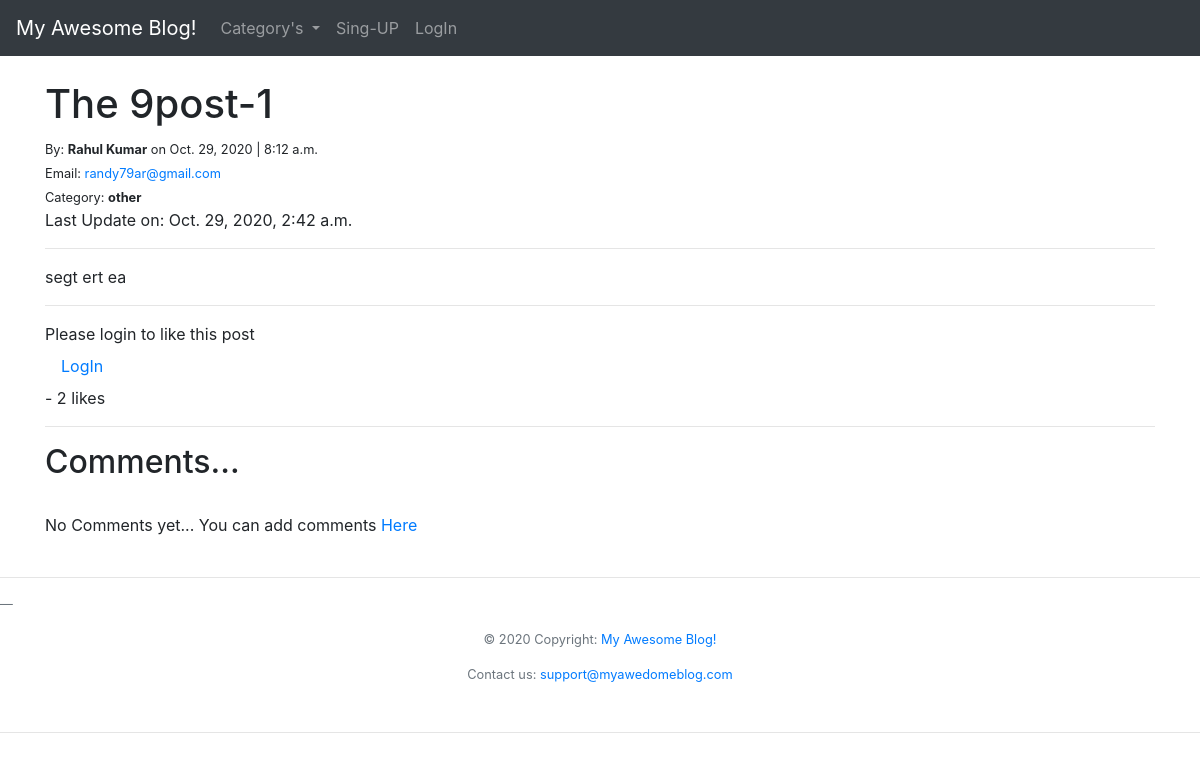
/article/23, run on the app's committed database.
### theblog/models.py (models this page shows, shortened)
class Post(models.Model):
    title = models.CharField(max_length=255)
    title_tag = models.CharField(max_length=255)
    author = models.ForeignKey(User, on_delete=models.CASCADE)
    body = models.TextField(max_length=10000)
    post_date = models.DateField(auto_now_add=True)
    post_time = models.TimeField(auto_now_add=True)
    update_time = models.DateTimeField(auto_now=True)
    category = models.CharField(max_length=255, default='other')
    likes = models.ManyToManyField(User, related_name='blog_post')
    def total_likes(self):
        return self.likes.count()

### theblog/views.py (the view)
class ArticleDetailView(DetailView):
    model = Post
    template_name = 'article_details.html'
    def get_context_data(self, *args, **kwargs):
        cat_menu = Category.objects.all()
        context = super(ArticleDetailView, self).get_context_data(*args, **kwargs)
        stuff = get_object_or_404(Post, id=self.kwargs['pk'])
        total_likes = stuff.total_likes()
        liked = False
        if stuff.likes.filter(id=self.request.user.id):
            liked = True
        context["cat_menu"] = cat_menu
        context["total_likes"] = total_likes
        context["liked"] = liked
        return context

### theblog/models.py (called while the page is built)
    def __str__(self):
        return self.name

### theblog/templates/article_details.html (shortened to what this page needs)
<!doctype html>
<html lang="en">
<head>
</head>
<body>
<div>
    {% extends 'base.html' %}
    {% block content %}
        <h1>{{ post.title }}-{{ post.author.id }}</h1>
        {% if post.author.first_name != null %}
            <small> By: <strong>{{ post.author.first_name }} {{ post.author.last_name }}</strong> on {{ post.post_date }}
                | {{ post.post_time }}</small><br>
        {% else %}
            <small>By: {{ post.author.username }}</small>
        {% endif %}
        <small>Email: <a href="{{ post.author.email }}" target="_blank">{{ post.author.email }}</a></small>
        <br>
        <small>Category: <strong>{{ post.category }}</strong> </small>
        <p>Last Update on: {{ post.update_time }}</p>
        <hr>
        <p>{{ post.body|safe }}</p>
        <hr>
        {% if user.is_authenticated %}
            {% if user.id == post.author.id %}
                <a href="{% url 'update_post' post.pk %}">
                    <button type="button" class="btn btn-secondary">Edit</button>
                </a>
                <a href="{% url 'delete_post' post.pk %}">
                    <button type="button" class="btn btn-danger">Delete</button>
                </a>
            {% endif %}
            <a href="{% url 'home' %}">
                <button type="button" class="btn btn-secondary">Home</button>
            </a>
            <hr>
            <div>
            <form action="{% url 'like_post' post.pk %}">
                {% csrf_token %}
                {% if liked %}
                    <button class="btn btn-danger" type="submit" name="post_id" value="{{ post.id }}">UnLike</button>
                {% else %}
                    <button class="btn btn-primary" type="submit" name="post_id" value="{{ post.id }}">Like</button>
                {% endif %}
            </form>
            </div>
        {% else %}
            <div>Please login to like this post
                <a class="nav-link" href="{% url 'login' %}">LogIn</a></div>
        {% endif %}
        <div>- {{ total_likes }} likes</div>
        <hr>
        <h2>Comments...</h2><br>
        {% if not post.comments.all %}
            No Comments yet... You can add comments <a href="#">Here</a>
        {% endif %}
    {% endblock %}

### data on the page
Post: title "The 9post", author.id "1", author.first_name "Rahul", author.last_name "Kumar", post_date "Oct. 29, 2020", post_time "8:12 a.m.", author.email "randy79ar@gmail.com", category "other", update_time "Oct. 29, 2020, 2:42 a.m.", body "segt ert ea"

### other printed values
{{ total_likes }} "2"
